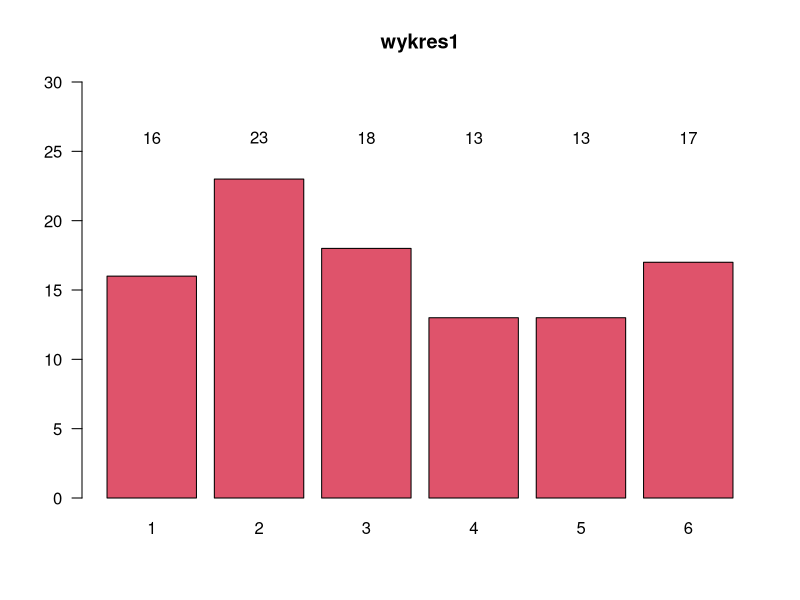
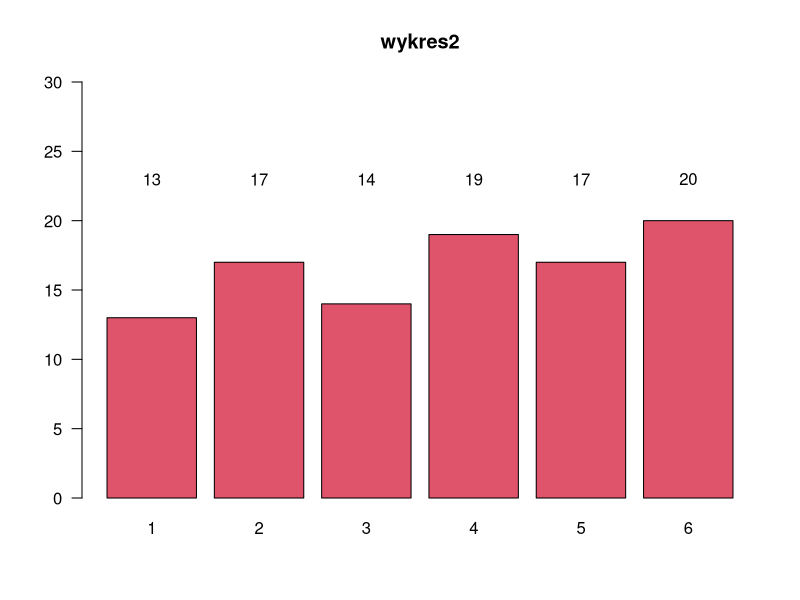
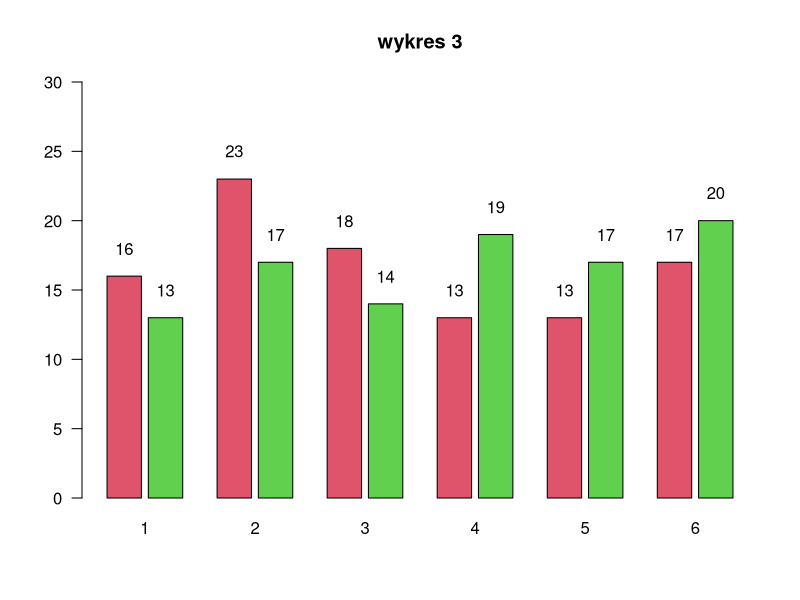
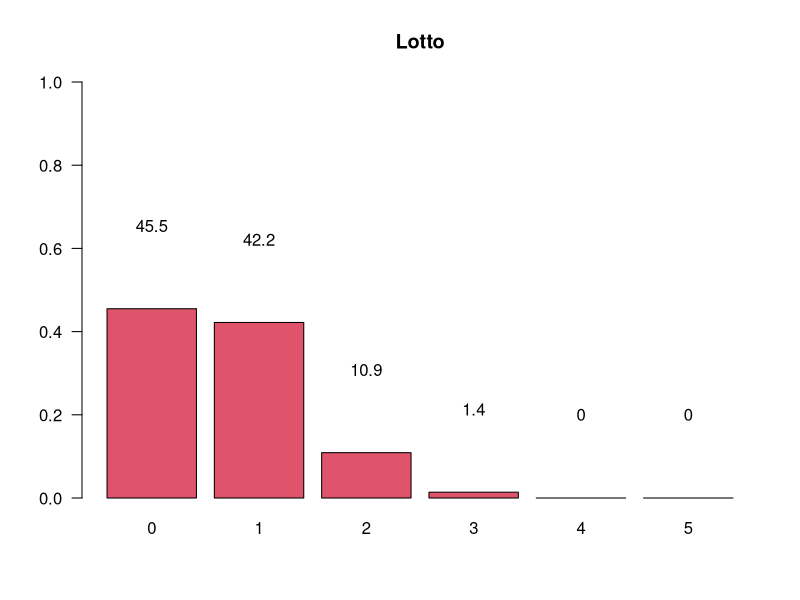

Write the R code that produced these figures, in order.
#cwiczenie 0
k1 <- sample(c(1:6), 100, replace = T)
k1b = table(k1)
k1b
b = barplot(k1b, col = 2, las = 1, ylim=c(0,30), main = "wykres1")
str(b)
text(b, max(k1b + 3), labels = k1b)

k2 <- sample(c(1:6), 100, replace = T)
k2b = table(k2)
k2b
c = barplot(k2b, col = 2, las = 1, ylim=c(0,30), main = "wykres2")
str(c)
text(b, max(k2b + 3), labels = k2b)

M=rbind(k1b,k2b)

b = barplot(M,col=c(2,3),las=1,ylim=c(0,30), main="wykres 3", beside=T, space=c(0.2,1), names.arg = c(1:6))
str(M)
text(b, M + 2, labels = M)

#cwiczenie 1
#czy granie w lotto tymi samymi numerami jest lepsze niz ciagle skreslanie nowych numerow
choose(35, 5)
lotto <- function(kupon, n){
  wygrane1 = c(0,0,0,0,0,0)
  for( i in c(1:n) ){
    los = sample(c(1:35), 5 ,replace = F)
    trafione = length(intersect(kupon,los)) + 1
    wygrane1[trafione] = wygrane1[trafione] + 1
  }
  wygr1b = wygrane1/n
  num1=round(100*wygr1b, 1)
  results = rbind(num1)
  colnames(results) = (c(0:5))
  rownames(results) = c("%")
  b=barplot(wygr1b, col=2,las=1,ylim=c(0,1),names=c(0:5),main="Lotto")
  text(b, wygr1b+0.2,labels=num1, xdp=T)
  return (results)
}

kupon=c(1,2,5,10,15)
lotto(kupon, 1000)
